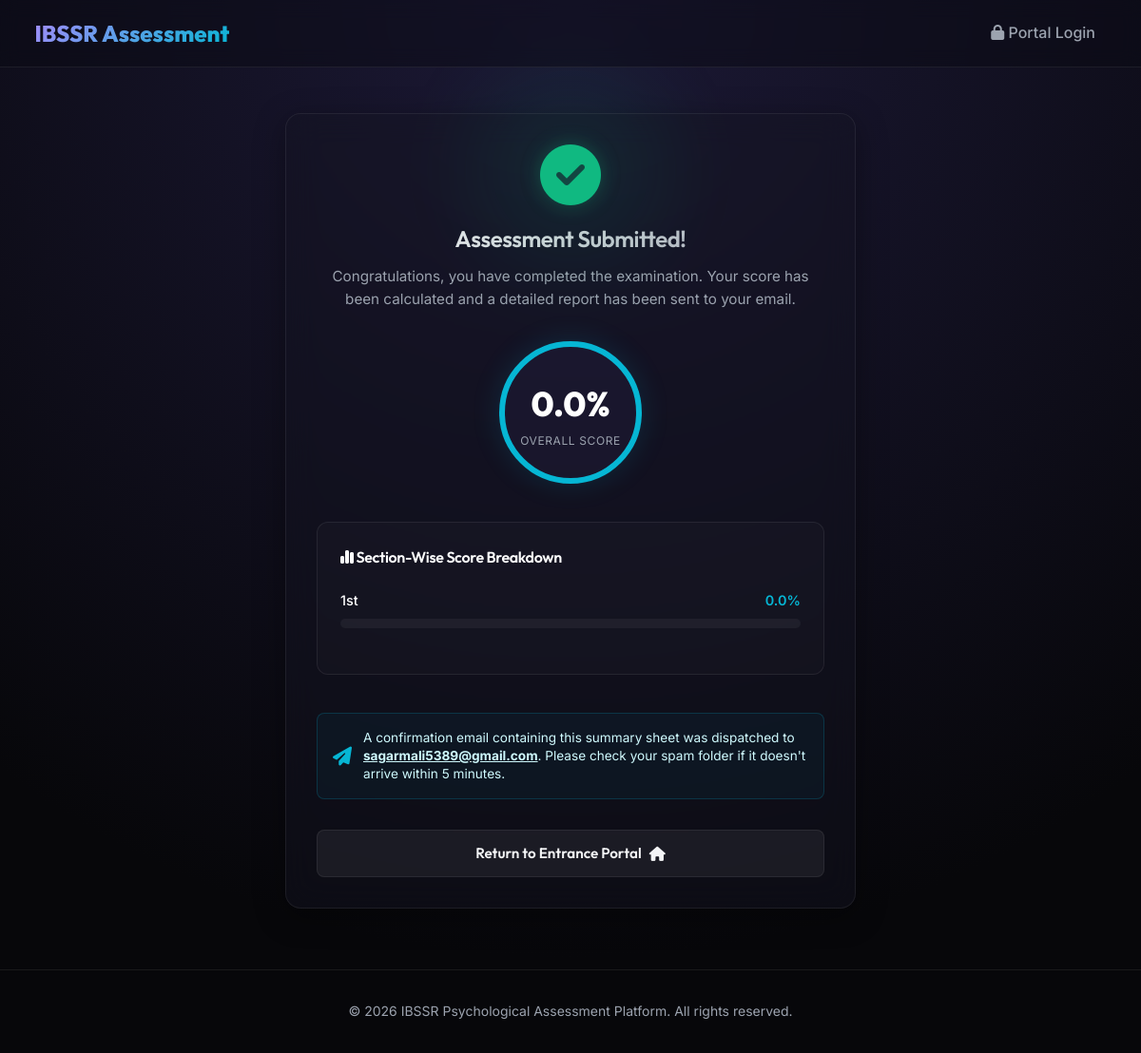
/session/1/completed/, run on the app's committed database.
### reports/models.py (models this page shows, shortened)
class ExamResult(models.Model):
    session = models.OneToOneField('candidates.ExamSession', on_delete=models.CASCADE, related_name='result')
    overall_score_percentage = models.FloatField(default=0.0)
    completed_at = models.DateTimeField(auto_now_add=True)

class SectionResult(models.Model):
    exam_result = models.ForeignKey(ExamResult, on_delete=models.CASCADE, related_name='section_results')
    section = models.ForeignKey('tests.Section', on_delete=models.CASCADE)
    score_percentage = models.FloatField(default=0.0)

### tests/models.py (models this page shows, shortened)
class Section(models.Model):
    exam = models.ForeignKey(Exam, on_delete=models.CASCADE, related_name='sections')
    name = models.CharField(max_length=255)
    description = models.TextField(blank=True, null=True)
    duration_minutes = models.IntegerField(default=10, help_text="Duration minutes part")
    duration_seconds = models.IntegerField(default=0, help_text="Duration seconds part")
    order = models.IntegerField(default=0, help_text="Display order of this section")
    class Meta:
        ordering = ['order', 'id']

### candidates/models.py (models this page shows, shortened)
class ExamSession(models.Model):
    STATUS_CHOICES = [
        ('in_progress', 'In Progress'),
        ('completed', 'Completed'),
    ]
    candidate = models.ForeignKey(Candidate, on_delete=models.CASCADE, related_name='sessions')
    assignment = models.ForeignKey(ExamAssignment, on_delete=models.SET_NULL, null=True, related_name='sessions')
    exam = models.ForeignKey('tests.Exam', on_delete=models.CASCADE, related_name='sessions')
    started_at = models.DateTimeField(auto_now_add=True)
    completed_at = models.DateTimeField(null=True, blank=True)
    current_section = models.ForeignKey('tests.Section', on_delete=models.SET_NULL, null=True, blank=True)
    section_started_at = models.DateTimeField(null=True, blank=True)
    status = models.CharField(max_length=20, choices=STATUS_CHOICES, default='in_progress')
    @property
    def is_completed(self):
        return self.status == 'completed'

class Candidate(models.Model):
    full_name = models.CharField(max_length=255)
    email = models.EmailField()
    mobile_number = models.CharField(max_length=20)
    created_at = models.DateTimeField(auto_now_add=True)

### candidates/views.py (the view)
# urls.py: path('session/<int:session_id>/completed/', views.exam_completed, name='exam_completed'),
def exam_completed(request, session_id):
    session = get_object_or_404(ExamSession, id=session_id)
    if not session.is_completed:
        return redirect('exam_run', session_id=session.id)
    result = getattr(session, 'result', None)
    if not result:
        result = calculate_and_finalize_results(session)
        send_candidate_report_email(session)
    section_results = result.section_results.all()
    return render(request, 'candidate/completed.html', {
        'session': session,
        'result': result,
        'section_results': section_results
    })

### templates/candidate/completed.html (shortened to what this page needs)
{% extends 'base.html' %}
{% block content %}
<div style="max-width: 600px; margin: 3rem auto;">
    <div class="glass-card" style="text-align: center; position: relative;">
        <div style="position: absolute; top: -5%; left: 50%; transform: translateX(-50%); width: 200px; height: 200px; background: var(--accent-green); opacity: 0.1; filter: blur(50px); border-radius: 50%; pointer-events: none;"></div>
        <i class="fa-solid fa-circle-check" style="font-size: 4rem; color: var(--accent-green); margin-bottom: 1rem; filter: drop-shadow(0 0 10px rgba(16, 185, 129, 0.3));"></i>
        <h2 style="background: linear-gradient(135deg, #fff, var(--text-muted)); -webkit-background-clip: text; -webkit-text-fill-color: transparent;">Assessment Submitted!</h2>
        <p style="color: var(--text-muted); font-size: 0.95rem; margin-top: 0.5rem; margin-bottom: 2rem;">
            Congratulations, you have completed the examination. Your score has been calculated and a detailed report has been sent to your email.
        </p>
        <div class="result-score-circle" style="border-color: var(--accent-cyan); box-shadow: 0 0 30px rgba(6, 182, 212, 0.15);">
            <div class="result-score-pct">{{ result.overall_score_percentage }}%</div>
            <div class="result-score-label">Overall Score</div>
        </div>
        <div style="background: rgba(255, 255, 255, 0.02); border: 1px solid var(--glass-border); border-radius: 12px; padding: 1.5rem; text-align: left; margin: 2.5rem 0;">
            <h4 style="color: #fff; margin-bottom: 1.25rem;"><i class="fa-solid fa-chart-simple"></i> Section-Wise Score Breakdown</h4>
            {% for sec_res in section_results %}
                <div class="section-score-row">
                    <div class="section-score-meta">
                        <span style="font-weight: 500; font-size: 0.9rem; color: #fff;">{{ sec_res.section.name }}</span>
                        <span style="font-weight: 600; font-size: 0.9rem; color: var(--accent-cyan);">{{ sec_res.score_percentage }}%</span>
                    </div>
                    <div class="section-score-bar-bg">
                    </div>
                </div>
            {% empty %}
                <p style="color: var(--text-muted); font-style: italic;">No section scores available.</p>
            {% endfor %}
        </div>
        <div style="background: rgba(6, 182, 212, 0.05); border: 1px solid rgba(6, 182, 212, 0.2); border-radius: 8px; padding: 1rem; display: flex; gap: 0.75rem; text-align: left; margin-bottom: 2rem; align-items: center;">
            <i class="fa-solid fa-paper-plane" style="color: var(--accent-cyan); font-size: 1.25rem;"></i>
            <p style="font-size: 0.85rem; color: #cffafe; line-height: 1.4;">
                A confirmation email containing this summary sheet was dispatched to <strong style="text-decoration: underline;">{{ session.candidate.email }}</strong>. Please check your spam folder if it doesn't arrive within 5 minutes.
            </p>
        </div>
        <a href="{% url 'exam_entry' %}" class="btn btn-secondary" style="width: 100%;">
            Return to Entrance Portal <i class="fa-solid fa-house"></i>
        </a>
    </div>
</div>
{% endblock %}

### static/css/styles.css (style rules this page uses)
:root { --bg-dark: #07070a; --glass-bg: rgba(20, 20, 35, 0.45); --glass-border: rgba(255, 255, 255, 0.07); --text-primary: #f3f4f6; --text-muted: #9ca3af; --primary: #8b5cf6; --primary-glow: rgba(139, 92, 246, 0.4); --accent-cyan: #06b6d4; --accent-pink: #ec4899; --accent-green: #10b981; --accent-rose: #f43f5e; --font-heading: 'Outfit', sans-serif; --font-body: 'Inter', sans-serif; --transition: all 0.3s cubic-bezier(0.4, 0, 0.2, 1); }
* { box-sizing: border-box; margin: 0; padding: 0; }
body { font-family: var(--font-body); background: radial-gradient(circle at 50% 0%, #1c1936 0%, var(--bg-dark) 80%); color: var(--text-primary); min-height: 100vh; overflow-x: hidden; line-height: 1.6; }
h1, h2, h3, h4, h5, h6 { font-family: var(--font-heading); font-weight: 600; letter-spacing: -0.02em; }
.glass-card { background: var(--glass-bg); backdrop-filter: blur(16px); -webkit-backdrop-filter: blur(16px); border: 1px solid var(--glass-border); border-radius: 16px; padding: 2rem; box-shadow: 0 8px 32px 0 rgba(0, 0, 0, 0.37); transition: var(--transition); }
.btn { display: inline-flex; align-items: center; justify-content: center; gap: 0.5rem; font-family: var(--font-heading); font-weight: 600; font-size: 0.95rem; padding: 0.75rem 1.5rem; border-radius: 8px; border: none; cursor: pointer; transition: var(--transition); text-decoration: none; }
.btn-secondary { background: rgba(255, 255, 255, 0.06); color: var(--text-primary); border: 1px solid var(--glass-border); }
.result-score-circle { height: 150px; width: 150px; border-radius: 50%; border: 6px solid var(--primary); display: flex; flex-direction: column; align-items: center; justify-content: center; margin: 2rem auto; background: rgba(139, 92, 246, 0.05); box-shadow: 0 0 30px rgba(139, 92, 246, 0.2); }
.result-score-pct { font-size: 2.25rem; font-weight: 800; color: #fff; font-family: var(--font-heading); }
.result-score-label { font-size: 0.75rem; text-transform: uppercase; letter-spacing: 0.05em; color: var(--text-muted); }
.section-score-row { margin-bottom: 1.5rem; }
.section-score-meta { display: flex; justify-content: space-between; margin-bottom: 0.5rem; }
.section-score-bar-bg { height: 10px; background: rgba(255, 255, 255, 0.05); border-radius: 5px; overflow: hidden; }

### data on the page
ExamResult: overall_score_percentage "0.0"
SectionResult: section.name "1st", score_percentage "0.0"
ExamSession: candidate.email "sagarmali5389@gmail.com"
